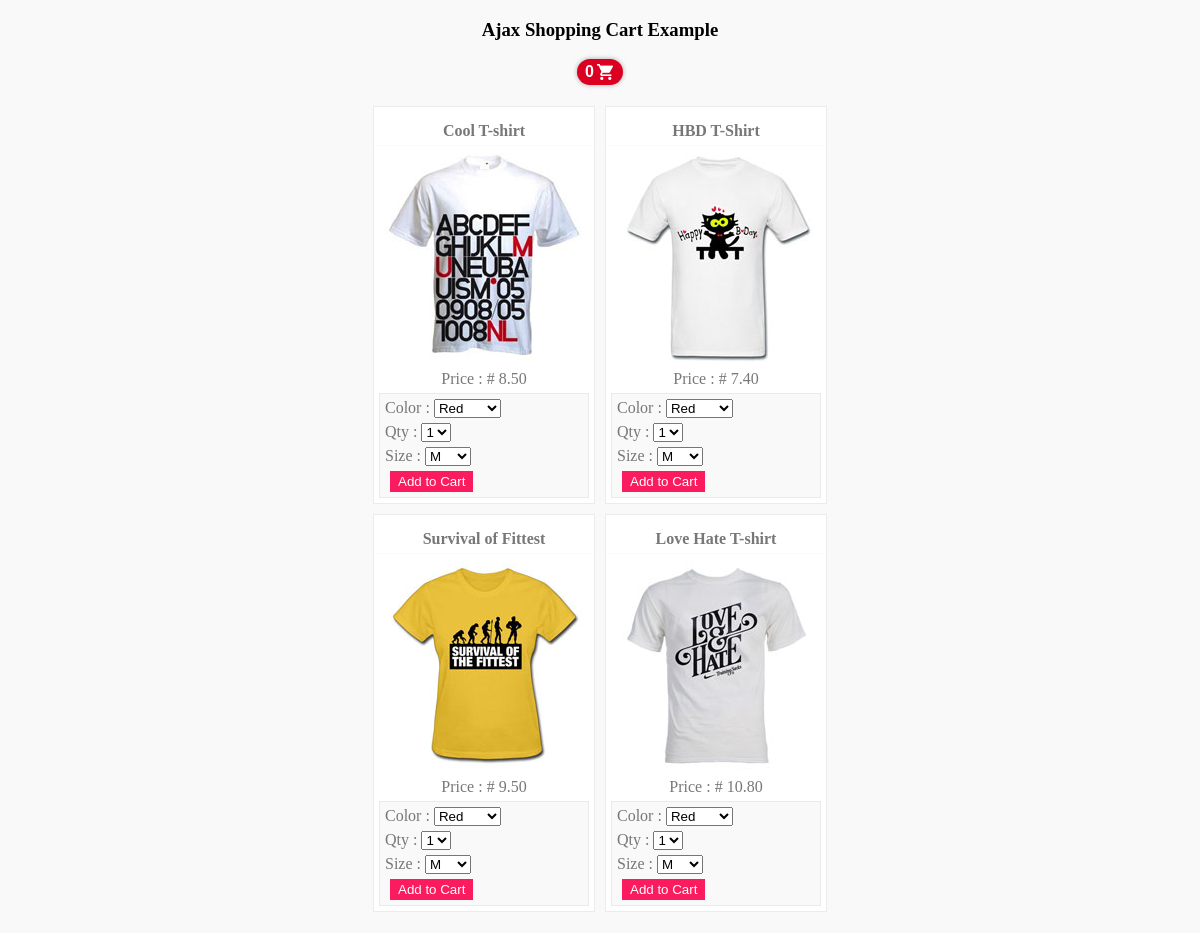
The page / on the database its author committed.
### tables this page shows
CREATE TABLE `products_list` (
  `id` int(11) NOT NULL,
  `product_name` varchar(60) NOT NULL,
  `product_desc` text NOT NULL,
  `product_code` varchar(60) NOT NULL,
  `product_image` varchar(60) NOT NULL,
  `product_price` decimal(10,2) NOT NULL
);

### config.inc.php (called while the page is built, shortened)
<?php
$currency			= '#';

### index.php (the view, shortened to what this page needs)
<?php
include("config.inc.php");
?>
<!DOCTYPE HTML>
<html>
<head>
<link href="style/style.css" rel="stylesheet" type="text/css">
</head>
<body>
<div align="center">
<h3>Ajax Shopping Cart Example</h3>
</div>
<a href="#" class="cart-box" id="cart-info" title="View Cart">
<?php
if(isset($_SESSION["products"])){
	echo count($_SESSION["products"]);
}else{
	echo 0;
}
?>
</a>
<?php
$results = $mysqli_conn->query("SELECT product_name, product_desc, product_code, product_image, product_price FROM products_list");
$products_list =  '<ul class="products-wrp">';
while($row = $results->fetch_assoc()) {
$products_list .= <<<EOT
<li>
<form class="form-item">
<h4>{$row["product_name"]}</h4>
<div><img src="images/{$row["product_image"]}"></div>
<div>Price : {$currency} {$row["product_price"]}<div>
<div class="item-box">
    <div>
	Color :
    <select name="product_color">
    <option value="Red">Red</option>
    <option value="Blue">Blue</option>
    <option value="Orange">Orange</option>
    </select>
	</div>
	<div>
    Qty :
    <select name="product_qty">
    <option value="1">1</option>
    <option value="2">2</option>
    <option value="3">3</option>
    <option value="4">4</option>
    <option value="5">5</option>
    </select>
	</div>
	<div>
    Size :
    <select name="product_size">
	<option value="M">M</option>
    <option value="XL">XL</option>
    <option value="XXL">XLL</option>
    </select>
	</div>
    <input name="product_code" type="hidden" value="{$row["product_code"]}">
    <button type="submit">Add to Cart</button>
</div>
</form>
</li>
EOT;
}
$products_list .= '</ul></div>';
echo $products_list;
?>
</body>
</html>

### style/style.css (style rules this page uses)
body { background-color: #F9F9F9; font-family: Georgia, "Times New Roman", Times, serif; }
ul.products-wrp { list-style: none; padding: 0; max-width: 650px; margin-left: auto; margin-right: auto; color: #777; text-align: center; }
ul.products-wrp li { display: inline-block; border: 1px solid #ECECEC; margin: 5px; background: #fff; text-align: center; }
ul.products-wrp li h4 { margin: 0; padding: 15px 5px 5px 5px; text-align: center; border-bottom: 1px solid #FAFAFA; }
ul.products-wrp li .item-box { border: 1px solid #EAEAEA; background: #F9F9F9; margin: 5px; padding: 5px; text-align: left; }
ul.products-wrp li .item-box div { margin-bottom:5px; }
ul.products-wrp li .item-box button { margin-left: 5px; background: #FA1C5F; border: none; padding: 3px 8px 3px 8px; color: #fff; }
.cart-box { display: block; width: 30px; background: rgba(219, 0, 33, 1) url(../images/cart-icon.png) no-repeat 20px 5px; padding: 4px 8px 4px 8px; border-radius: 30px; color: #fff; font-family: Arial; font-size: 16px; text-decoration: none; box-shadow: 0px 0px 5px rgba(0, 0, 0, 0.32); margin-right: auto; margin-left: auto; font-weight: bold; }

### rows shown on the page
products_list: product_name "Cool T-shirt", product_image (picture), product_price "8.50"
products_list: product_name "HBD T-Shirt", product_image (picture), product_price "7.40"
products_list: product_name "Survival of Fittest", product_image (picture), product_price "9.50"
products_list: product_name "Love Hate T-shirt", product_image (picture), product_price "10.80"
